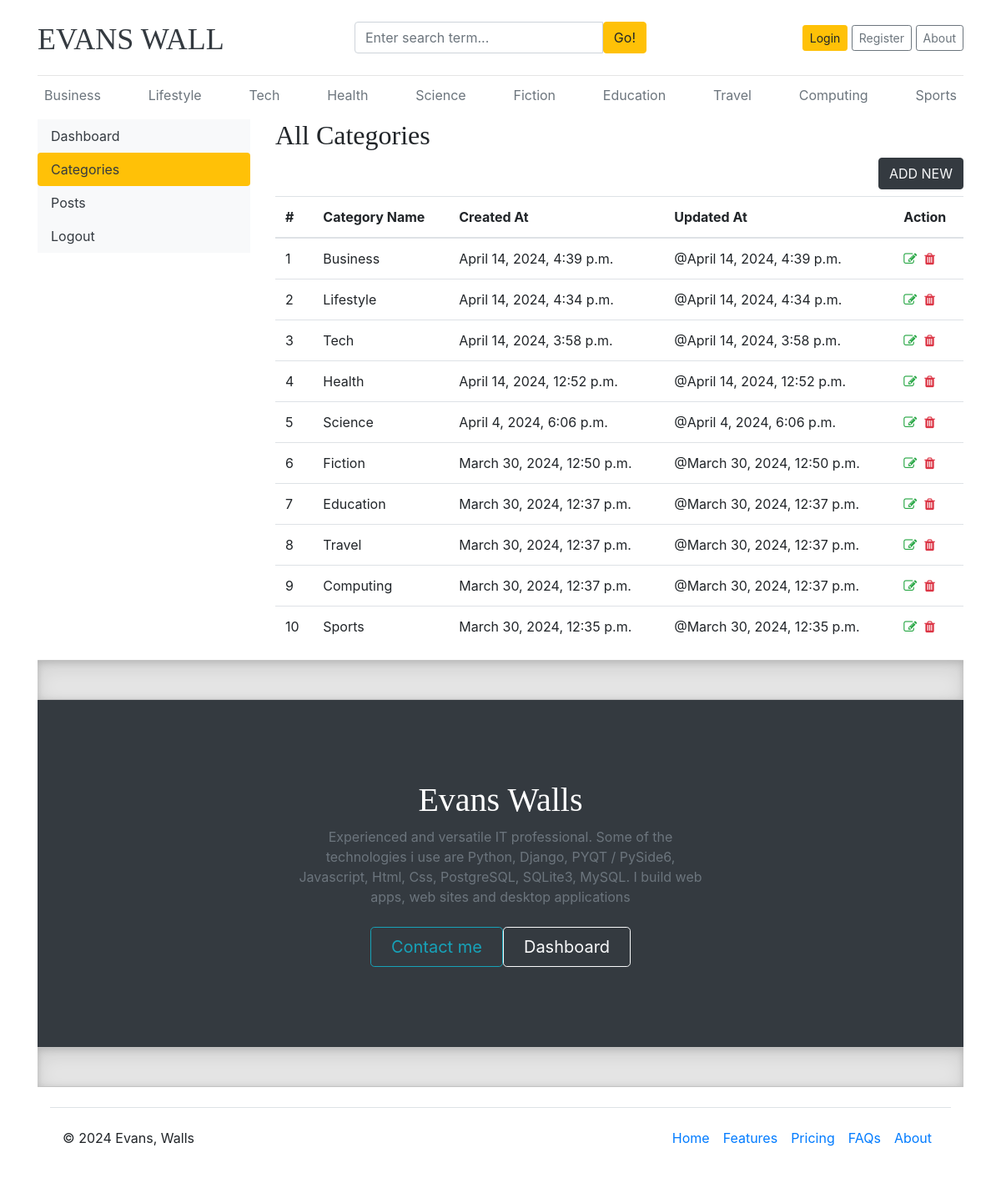
The page /CMS/dashboard/dashcategories on the database its author committed.
### blogs/models.py (models this page shows, shortened)
class Category(models.Model):
    category_name = models.CharField(max_length = 50, unique=True)
    category_decription = models.CharField(max_length = 150, unique=True, null=True)
    created_at = models.DateTimeField(auto_now_add =True)
    updated_at = models.DateTimeField(auto_now_add =True)
    class Meta:
        verbose_name_plural = 'Categories'

### Dashboards/views.py (the view)
# urls.py: path('dashcategories', views.dashcategories, name='dashcategories'),
def dashcategories(request):
    return render (request, 'Dash/dashcategories.html' )

### blogs/context_processors.py (called while the page is built)
def get_categories(request):
    categories = Category.objects.all().order_by('-updated_at')
    return dict(categories=categories)

def get_social_links(request):
    social_links = SocialLink.objects.all()
    return dict(social_links=social_links)

def get_about(request):
    theabout = About.objects.all()
    return dict(theabout=theabout)

### templates/Dash/dashcategories.html (shortened to what this page needs)
{% extends 'base.html' %}
{% block content %}
<div class="row">
        {% include 'Dash/dashsidebar.html' %}
        <div class="col-md-9">
            <h2>All Categories</h2>
            <a href="{% url 'addcategory' %}" class="btn btn-dark text-light float-right mb-2">ADD NEW</a>
            <table class="table table-hover">
                <thead>
                  <tr>
                    <th>#</th>
                    <th>Category Name</th>
                    <th>Created At</th>
                    <th>Updated At</th>
                    <th>Action</th>
                  </tr>
                </thead>
                <tbody>
                    {% for cat in categories %}
                  <tr>
                    <td>{{forloop.counter}}</td>
                    <td>{{ cat.category_name }}</td>
                    <td>{{cat.created_at}}</td>
                    <td>@{{cat.updated_at}}</td>
                    <td>
                        <a href="{% url 'editcategory' cat.id %}"><i class="fa fa-edit text-success"></i></a>&nbsp;
                        <a href="{% url 'deletecategory' cat.id %}" onclick="return confirmDelete();">
                          <i class="fa fa-trash text-danger"></i>
                        </a>
                    </td>
                  </tr>
                  {% endfor %}
                </tbody>
              </table>
        </div>
</div>
{% endblock%}

### templates/base.html (shortened to what this page needs)
{% load static %}
<!DOCTYPE html>
<html lang="en">
<head>
    <link href="https://getbootstrap.com/docs/4.0/dist/css/bootstrap.min.css" rel="stylesheet">
    <link href="{% static 'css/blog.css' %}" rel="stylesheet">
    <link href="{% static 'css/footer.css' %}" rel="stylesheet">
    <link rel="stylesheet" href="https://cdnjs.cloudflare.com/ajax/libs/font-awesome/4.7.0/css/font-awesome.min.css">
  </head>
<body>
    <div class="container">
      <header class="blog-header py-3">
        <div class="row flex-nowrap justify-content-between align-items-center">
          <div class="col-4 pt-1">
            <a class="blog-header-logo text-dark" href="/">EVANS WALL</a>
          </div>
          <div class="col-4">
            <form action="{% url 'search' %}" method="GET">
              <div class="input-group">
                <input class="form-control" type="text" name="keyword" value="{{thesearchterm}}" placeholder="Enter search term..." aria-label="Enter search term..." aria-describedby="button-search" />
                <button type="submit" class="btn btn-warning" id="button-search">Go!</button>
              </div>
          </form>
          </div>
          <div class="col-4 d-flex justify-content-end align-items-center">
            {% if not user.is_authenticated %}
            <a class="btn btn-sm btn-warning" href="{% url 'login' %}">Login</a> &nbsp;
            <a class="btn btn-sm btn-outline-secondary" href="{% url 'register' %}">Register</a>&nbsp;
            <a class="btn btn-sm btn-outline-secondary" href="{% url 'about' %}">About</a>
            {% endif %}
          </div>
        </div>
      </header>
      <div class="nav-scroller py-1 mb-2">
        <nav class="nav d-flex justify-content-between">
          {% if categories %}
                {% for category in categories %}
                    <a class="p-2 text-muted" href="{% url 'post_by_category' category.id %}">{{ category.category_name }}</a>
                {% endfor %}
                {% else %}
                    <a class="p-2 text-muted" href="#">No Categories</a>
          {% endif %}
        </nav>
      </div>
            {% block content %}
            {% endblock %}
            <div class="b-example-divider"></div>
            <div class="bg-dark text-secondary px-4 py-5 text-center">
              <div class="py-5">
                <h1 class="display-5 fw-bold text-white">Evans Walls</h1>
                <div class="col-lg-6 mx-auto">
                  <p class="fs-5 mb-4">Experienced and versatile IT professional. Some of the technologies i use are  Python, Django, PYQT / PySide6, Javascript, Html, Css, PostgreSQL, SQLite3, MySQL. I build web apps, web sites and desktop applications</p>
                  <div class="d-grid gap-2 d-sm-flex justify-content-sm-center">
                    <a href="{% url 'about' %}" type="button" class="btn btn-outline-info btn-lg px-4 me-sm-3 fw-bold">Contact me</a>
                    <a href="{% url 'dashboards' %}" button type="button" class="btn btn-outline-light btn-lg px-4">Dashboard</a>
                  </div>
                </div>
              </div>
            </div>
            <div class="b-example-divider mb-0"></div>
<div class="container">
    <footer class="d-flex flex-wrap justify-content-between align-items-center py-3 my-4 border-top">
      <p class="col-md-4 mb-0 text-body-secondary">&copy; 2024 Evans, Walls</p>
      <a href="/" class="col-md-4 d-flex align-items-center justify-content-center mb-3 mb-md-0 me-md-auto link-body-emphasis text-decoration-none">
        <svg class="bi me-2" width="40" height="32"><use xlink:href="#bootstrap"/></svg>
      </a>
      <ul class="nav col-md-4 justify-content-end">
        <li class="nav-item"><a href="#" class="nav-link px-2 text-body-secondary">Home</a></li>
        <li class="nav-item"><a href="#" class="nav-link px-2 text-body-secondary">Features</a></li>
        <li class="nav-item"><a href="#" class="nav-link px-2 text-body-secondary">Pricing</a></li>
        <li class="nav-item"><a href="#" class="nav-link px-2 text-body-secondary">FAQs</a></li>
        <li class="nav-item"><a href="{% url 'about' %}" class="nav-link px-2 text-body-secondary">About</a></li>
      </ul>
    </footer>
  </div>
  </body>
</html>

### static/css/blog.css (style rules this page uses)
.blog-header { border-bottom: 1px solid #e5e5e5; }
.blog-header-logo { font-family: "Playfair Display", Georgia, "Times New Roman", serif; font-size: 2.25rem; }
h1, h2, h3, h4, h5, h6 { font-family: "Playfair Display", Georgia, "Times New Roman", serif; }

### static/css/footer.css (style rules this page uses)
.b-example-divider { width: 100%; height: 3rem; background-color: rgba(0, 0, 0, .1); border: solid rgba(0, 0, 0, .15); border-width: 1px 0; box-shadow: inset 0 .5em 1.5em rgba(0, 0, 0, .1), inset 0 .125em .5em rgba(0, 0, 0, .15); }
.bi { vertical-align: -.125em; fill: currentColor; }
.nav-scroller { position: relative; z-index: 2; height: 2.75rem; overflow-y: hidden; }
.nav-scroller .nav { display: flex; flex-wrap: nowrap; padding-bottom: 1rem; margin-top: -1px; overflow-x: auto; text-align: center; white-space: nowrap; -webkit-overflow-scrolling: touch; }

### rows shown on the page
Category: category_name "Business", created_at "April 14, 2024, 4:39 p.m.", updated_at "April 14, 2024, 4:39 p.m."
Category: category_name "Lifestyle", created_at "April 14, 2024, 4:34 p.m.", updated_at "April 14, 2024, 4:34 p.m."
Category: category_name "Tech", created_at "April 14, 2024, 3:58 p.m.", updated_at "April 14, 2024, 3:58 p.m."
Category: category_name "Health", created_at "April 14, 2024, 12:52 p.m.", updated_at "April 14, 2024, 12:52 p.m."
Category: category_name "Science", created_at "April 4, 2024, 6:06 p.m.", updated_at "April 4, 2024, 6:06 p.m."
Category: category_name "Fiction", created_at "March 30, 2024, 12:50 p.m.", updated_at "March 30, 2024, 12:50 p.m."
Category: category_name "Education", created_at "March 30, 2024, 12:37 p.m.", updated_at "March 30, 2024, 12:37 p.m."
Category: category_name "Travel", created_at "March 30, 2024, 12:37 p.m.", updated_at "March 30, 2024, 12:37 p.m."
Category: category_name "Computing", created_at "March 30, 2024, 12:37 p.m.", updated_at "March 30, 2024, 12:37 p.m."
Category: category_name "Sports", created_at "March 30, 2024, 12:35 p.m.", updated_at "March 30, 2024, 12:35 p.m."
